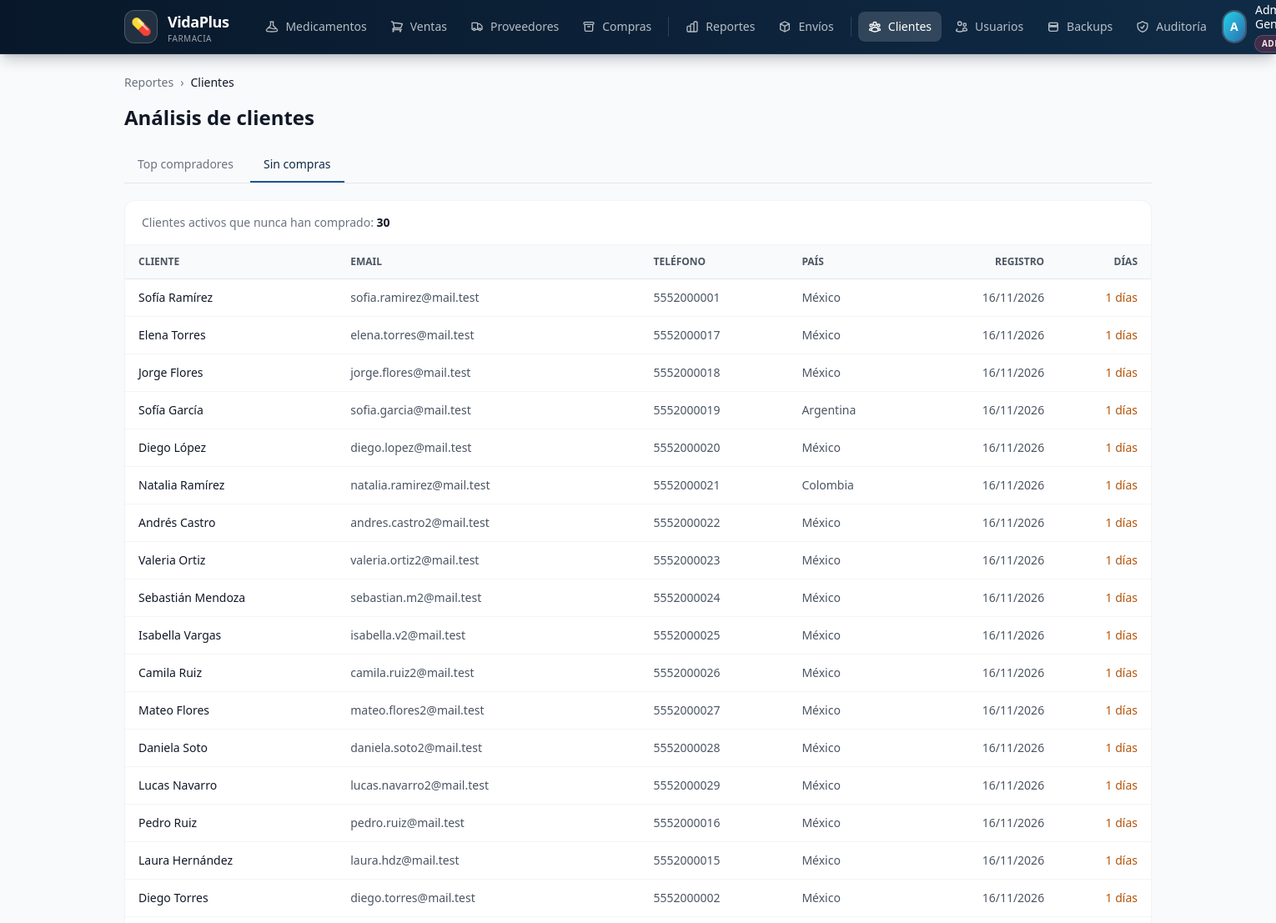
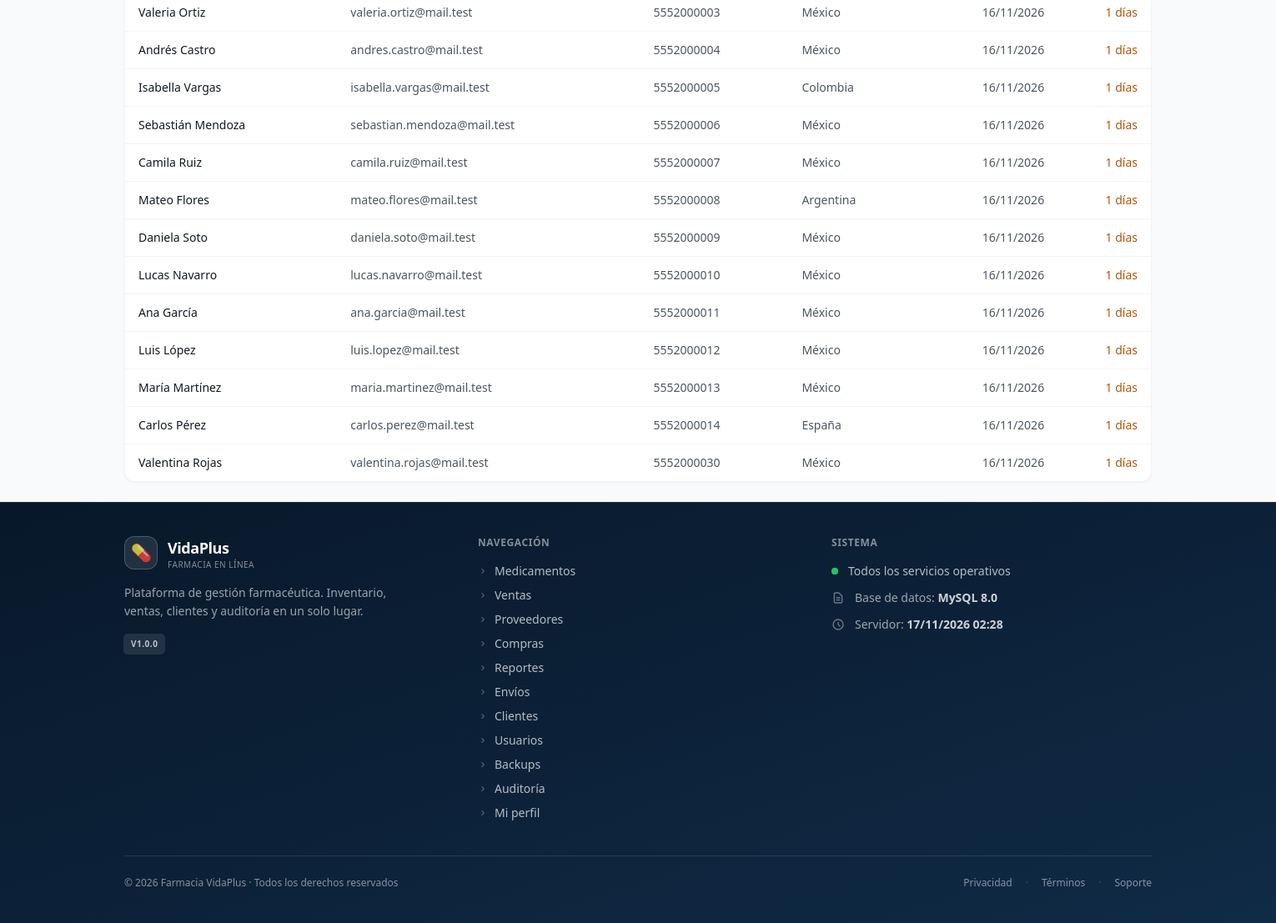
The app's page /modules/reportes/clientes.php?tab=sin_compras (signed in) with its own data (2 pictures, top to bottom).
### tables this page shows
CREATE TABLE clientes (
    id_cliente       INT UNSIGNED AUTO_INCREMENT PRIMARY KEY,
    nombre           VARCHAR(60)  NOT NULL,
    apellido         VARCHAR(60)  NOT NULL,
    email            VARCHAR(100) NOT NULL,
    telefono         VARCHAR(15)  NULL,
    id_pais          INT UNSIGNED NOT NULL,
    fecha_nacimiento DATE         NULL,
    puntos_lealtad   INT UNSIGNED NOT NULL DEFAULT 0,
    password_hash    VARCHAR(255) NULL,
    fecha_registro   DATE         NOT NULL DEFAULT (CURRENT_DATE),
    activo           TINYINT(1)   NOT NULL DEFAULT 1,
    CONSTRAINT uq_clientes_email UNIQUE (email),
    CONSTRAINT fk_clientes_pais FOREIGN KEY (id_pais)
      REFERENCES paises(id_pais) ON DELETE RESTRICT ON UPDATE CASCADE,
    CONSTRAINT chk_clientes_email CHECK (email LIKE '%@%.%')
);

CREATE TABLE paises (
    id_pais      INT UNSIGNED AUTO_INCREMENT PRIMARY KEY,
    iso2         CHAR(2)     NOT NULL,
    iso3         CHAR(3)     NOT NULL,
    nombre       VARCHAR(80) NOT NULL,
    nacionalidad VARCHAR(50) NOT NULL,
    codigo_tel   VARCHAR(5)  NOT NULL,
    activo       TINYINT(1)  NOT NULL DEFAULT 1,
    CONSTRAINT uq_paises_iso2    UNIQUE (iso2),
    CONSTRAINT uq_paises_iso3    UNIQUE (iso3),
    CONSTRAINT uq_paises_nombre  UNIQUE (nombre),
    CONSTRAINT chk_paises_iso2 CHECK (iso2 = UPPER(iso2) AND CHAR_LENGTH(iso2) = 2),
    CONSTRAINT chk_paises_iso3 CHECK (iso3 = UPPER(iso3) AND CHAR_LENGTH(iso3) = 3)
);

### includes/helpers.php (called while the page is built, shortened)
<?php
function e(?string $str): string
{
    return htmlspecialchars($str ?? '', ENT_QUOTES, 'UTF-8');
}

### modules/reportes/clientes.php (the view, shortened to what this page needs)
<?php
$pdo = pdoActual();
$tab = $_GET['tab'] ?? 'top';
$limite = (int)($_GET['limite'] ?? 20);
if ($tab === 'top') {
    $stmt = $pdo->prepare("CALL sp_reporte_clientes_top(?)");
    $stmt->execute([$limite]);
    $rows = $stmt->fetchAll();
    $stmt->closeCursor();
} else {
    $stmt = $pdo->prepare("CALL sp_reporte_clientes_sin_compras()");
    $stmt->execute();
    $rows = $stmt->fetchAll();
}
require __DIR__ . '/../../includes/header.php';
?>
<nav class="flex items-center gap-2 text-sm text-gray-500 mb-4">
    <a href="/modules/reportes.php" class="hover:text-primary-600">Reportes</a>
    <span>›</span>
    <span class="text-gray-900 font-medium">Clientes</span>
</nav>
<h1 class="text-2xl font-bold text-gray-900 mb-5">Análisis de clientes</h1>
<div class="border-b border-gray-200 mb-5">
    <nav class="flex gap-1">
        <a href="?tab=top&limite=<?= $limite ?>"
           class="px-4 py-2.5 text-sm font-medium border-b-2 transition
                  <?= $tab === 'top'
                      ? 'border-primary-600 text-primary-700'
                      : 'border-transparent text-gray-500 hover:text-gray-700' ?>">
            Top compradores
        </a>
        <a href="?tab=sin_compras"
           class="px-4 py-2.5 text-sm font-medium border-b-2 transition
                  <?= $tab === 'sin_compras'
                      ? 'border-primary-600 text-primary-700'
                      : 'border-transparent text-gray-500 hover:text-gray-700' ?>">
            Sin compras
        </a>
    </nav>
</div>
<?php if ($tab === 'top'): ?>
    <div class="mb-4 flex items-center gap-2">
        <span class="text-sm text-gray-500">Mostrar:</span>
        <?php foreach ([10, 20, 50] as $n): ?>
            <a href="?tab=top&limite=<?= $n ?>"
               class="text-xs px-3 py-1 rounded-lg transition
                      <?= $limite === $n
                          ? 'bg-primary-700 text-white'
                          : 'bg-white border border-gray-300 text-gray-700 hover:bg-gray-50' ?>">
                Top <?= $n ?>
            </a>
        <?php endforeach; ?>
    </div>
    <div class="bg-white rounded-xl shadow-sm border border-gray-100 overflow-hidden">
        <div class="overflow-x-auto">
            <table class="min-w-full divide-y divide-gray-200">
                <thead class="bg-gray-50">
                    <tr>
                        <th class="px-4 py-3 text-left text-xs font-semibold text-gray-600 uppercase">#</th>
                        <th class="px-4 py-3 text-left text-xs font-semibold text-gray-600 uppercase">Cliente</th>
                        <th class="px-4 py-3 text-left text-xs font-semibold text-gray-600 uppercase">País</th>
                        <th class="px-4 py-3 text-right text-xs font-semibold text-gray-600 uppercase">Compras</th>
                        <th class="px-4 py-3 text-right text-xs font-semibold text-gray-600 uppercase">Total</th>
                        <th class="px-4 py-3 text-right text-xs font-semibold text-gray-600 uppercase">Última</th>
                        <th class="px-4 py-3 text-right text-xs font-semibold text-gray-600 uppercase">Puntos</th>
                    </tr>
                </thead>
                <tbody class="divide-y divide-gray-100">
                <?php if (empty($rows)): ?>
                    <tr><td colspan="7" class="px-4 py-10 text-center text-gray-400">Sin datos</td></tr>
                <?php else: foreach ($rows as $i => $r): ?>
                    <tr class="hover:bg-gray-50">
                        <td class="px-4 py-3 text-sm font-bold text-gray-400"><?= $i + 1 ?></td>
                        <td class="px-4 py-3">
                            <div class="text-sm font-medium text-gray-900"><?= e($r['cliente']) ?></div>
                            <div class="text-xs text-gray-400"><?= e($r['email']) ?></div>
                        </td>
                        <td class="px-4 py-3 text-sm text-gray-600"><?= e($r['pais']) ?></td>
                        <td class="px-4 py-3 text-sm text-right font-medium"><?= (int)$r['num_compras'] ?></td>
                        <td class="px-4 py-3 text-sm text-right font-medium text-emerald-600">
                            $<?= number_format((float)$r['total_gastado'], 2) ?>
                        </td>
                        <td class="px-4 py-3 text-sm text-right text-gray-600">
                            <?= $r['ultima_compra'] ? date('d/m/Y', strtotime($r['ultima_compra'])) : '—' ?>
                        </td>
                        <td class="px-4 py-3 text-sm text-right text-purple-600 font-medium">
                            <?= number_format((int)$r['puntos_lealtad']) ?>
                        </td>
                    </tr>
                <?php endforeach; endif; ?>
                </tbody>
            </table>
        </div>
    </div>
<?php else: ?>
    <div class="bg-white rounded-xl shadow-sm border border-gray-100 overflow-hidden">
        <div class="px-5 py-4 border-b border-gray-100">
            <p class="text-sm text-gray-500">
                Clientes activos que nunca han comprado:
                <strong class="text-gray-900"><?= count($rows) ?></strong>
            </p>
        </div>
        <div class="overflow-x-auto">
            <table class="min-w-full divide-y divide-gray-200">
                <thead class="bg-gray-50">
                    <tr>
                        <th class="px-4 py-3 text-left text-xs font-semibold text-gray-600 uppercase">Cliente</th>
                        <th class="px-4 py-3 text-left text-xs font-semibold text-gray-600 uppercase">Email</th>
                        <th class="px-4 py-3 text-left text-xs font-semibold text-gray-600 uppercase">Teléfono</th>
                        <th class="px-4 py-3 text-left text-xs font-semibold text-gray-600 uppercase">País</th>
                        <th class="px-4 py-3 text-right text-xs font-semibold text-gray-600 uppercase">Registro</th>
                        <th class="px-4 py-3 text-right text-xs font-semibold text-gray-600 uppercase">Días</th>
                    </tr>
                </thead>
                <tbody class="divide-y divide-gray-100">
                <?php if (empty($rows)): ?>
                    <tr><td colspan="6" class="px-4 py-10 text-center text-emerald-600">
                        ✓ Todos los clientes registrados han hecho al menos una compra
                    </td></tr>
                <?php else: foreach ($rows as $r): ?>
                    <tr class="hover:bg-gray-50">
                        <td class="px-4 py-3 text-sm font-medium text-gray-900"><?= e($r['cliente']) ?></td>
                        <td class="px-4 py-3 text-sm text-gray-600"><?= e($r['email']) ?></td>
                        <td class="px-4 py-3 text-sm text-gray-600"><?= e($r['telefono'] ?: '—') ?></td>
                        <td class="px-4 py-3 text-sm text-gray-600"><?= e($r['pais']) ?></td>
                        <td class="px-4 py-3 text-sm text-right text-gray-600">
                            <?= date('d/m/Y', strtotime($r['fecha_registro'])) ?>
                        </td>
                        <td class="px-4 py-3 text-sm text-right text-amber-700 font-medium">
                            <?= (int)$r['dias_registrado'] ?> días
                        </td>
                    </tr>
                <?php endforeach; endif; ?>
                </tbody>
            </table>
        </div>
    </div>
<?php endif; ?>
<?php require __DIR__ . '/../../includes/footer.php'; ?>

### records on screen
clientes: cliente "Sofía Ramírez", email "sofia.ramirez@mail.test", telefono "5552000001", id_pais.nombre "México", fecha_registro "16/11/2026", dias_registrado "1"
clientes: cliente "Elena Torres", email "elena.torres@mail.test", telefono "5552000017", id_pais.nombre "México", fecha_registro "16/11/2026", dias_registrado "1"
clientes: cliente "Jorge Flores", email "jorge.flores@mail.test", telefono "5552000018", id_pais.nombre "México", fecha_registro "16/11/2026", dias_registrado "1"
clientes: cliente "Sofía García", email "sofia.garcia@mail.test", telefono "5552000019", id_pais.nombre "Argentina", fecha_registro "16/11/2026", dias_registrado "1"
clientes: cliente "Diego López", email "diego.lopez@mail.test", telefono "5552000020", id_pais.nombre "México", fecha_registro "16/11/2026", dias_registrado "1"
clientes: cliente "Natalia Ramírez", email "natalia.ramirez@mail.test", telefono "5552000021", id_pais.nombre "Colombia", fecha_registro "16/11/2026", dias_registrado "1"
clientes: cliente "Andrés Castro", email "andres.castro2@mail.test", telefono "5552000022", id_pais.nombre "México", fecha_registro "16/11/2026", dias_registrado "1"
clientes: cliente "Valeria Ortiz", email "valeria.ortiz2@mail.test", telefono "5552000023", id_pais.nombre "México", fecha_registro "16/11/2026", dias_registrado "1"
clientes: cliente "Sebastián Mendoza", email "sebastian.m2@mail.test", telefono "5552000024", id_pais.nombre "México", fecha_registro "16/11/2026", dias_registrado "1"
clientes: cliente "Isabella Vargas", email "isabella.v2@mail.test", telefono "5552000025", id_pais.nombre "México", fecha_registro "16/11/2026", dias_registrado "1"
clientes: cliente "Camila Ruiz", email "camila.ruiz2@mail.test", telefono "5552000026", id_pais.nombre "México", fecha_registro "16/11/2026", dias_registrado "1"
clientes: cliente "Mateo Flores", email "mateo.flores2@mail.test", telefono "5552000027", id_pais.nombre "México", fecha_registro "16/11/2026", dias_registrado "1"
clientes: cliente "Daniela Soto", email "daniela.soto2@mail.test", telefono "5552000028", id_pais.nombre "México", fecha_registro "16/11/2026", dias_registrado "1"
clientes: cliente "Lucas Navarro", email "lucas.navarro2@mail.test", telefono "5552000029", id_pais.nombre "México", fecha_registro "16/11/2026", dias_registrado "1"
clientes: cliente "Pedro Ruiz", email "pedro.ruiz@mail.test", telefono "5552000016", id_pais.nombre "México", fecha_registro "16/11/2026", dias_registrado "1"
clientes: cliente "Laura Hernández", email "laura.hdz@mail.test", telefono "5552000015", id_pais.nombre "México", fecha_registro "16/11/2026", dias_registrado "1"
clientes: cliente "Diego Torres", email "diego.torres@mail.test", telefono "5552000002", id_pais.nombre "México", fecha_registro "16/11/2026", dias_registrado "1"
clientes: cliente "Valeria Ortiz", email "valeria.ortiz@mail.test", telefono "5552000003", id_pais.nombre "México", fecha_registro "16/11/2026", dias_registrado "1"
clientes: cliente "Andrés Castro", email "andres.castro@mail.test", telefono "5552000004", id_pais.nombre "México", fecha_registro "16/11/2026", dias_registrado "1"
clientes: cliente "Isabella Vargas", email "isabella.vargas@mail.test", telefono "5552000005", id_pais.nombre "Colombia", fecha_registro "16/11/2026", dias_registrado "1"
clientes: cliente "Sebastián Mendoza", email "sebastian.mendoza@mail.test", telefono "5552000006", id_pais.nombre "México", fecha_registro "16/11/2026", dias_registrado "1"
clientes: cliente "Camila Ruiz", email "camila.ruiz@mail.test", telefono "5552000007", id_pais.nombre "México", fecha_registro "16/11/2026", dias_registrado "1"
clientes: cliente "Mateo Flores", email "mateo.flores@mail.test", telefono "5552000008", id_pais.nombre "Argentina", fecha_registro "16/11/2026", dias_registrado "1"
clientes: cliente "Daniela Soto", email "daniela.soto@mail.test", telefono "5552000009", id_pais.nombre "México", fecha_registro "16/11/2026", dias_registrado "1"
clientes: cliente "Lucas Navarro", email "lucas.navarro@mail.test", telefono "5552000010", id_pais.nombre "México", fecha_registro "16/11/2026", dias_registrado "1"
clientes: cliente "Ana García", email "ana.garcia@mail.test", telefono "5552000011", id_pais.nombre "México", fecha_registro "16/11/2026", dias_registrado "1"
clientes: cliente "Luis López", email "luis.lopez@mail.test", telefono "5552000012", id_pais.nombre "México", fecha_registro "16/11/2026", dias_registrado "1"
clientes: cliente "María Martínez", email "maria.martinez@mail.test", telefono "5552000013", id_pais.nombre "México", fecha_registro "16/11/2026", dias_registrado "1"
clientes: cliente "Carlos Pérez", email "carlos.perez@mail.test", telefono "5552000014", id_pais.nombre "España", fecha_registro "16/11/2026", dias_registrado "1"
clientes: cliente "Valentina Rojas", email "valentina.rojas@mail.test", telefono "5552000030", id_pais.nombre "México", fecha_registro "16/11/2026", dias_registrado "1"

### other values on screen
$item['label'] "Medicamentos"
$item['label'] "Ventas"
$item['label'] "Proveedores"
$item['label'] "Compras"
$item['label'] "Reportes"
$item['label'] "Envíos"
$item['label'] "Clientes"
$item['label'] "Usuarios"
$item['label'] "Backups"
$item['label'] "Auditoría"
$inicial "A"
count($rows) "30"
